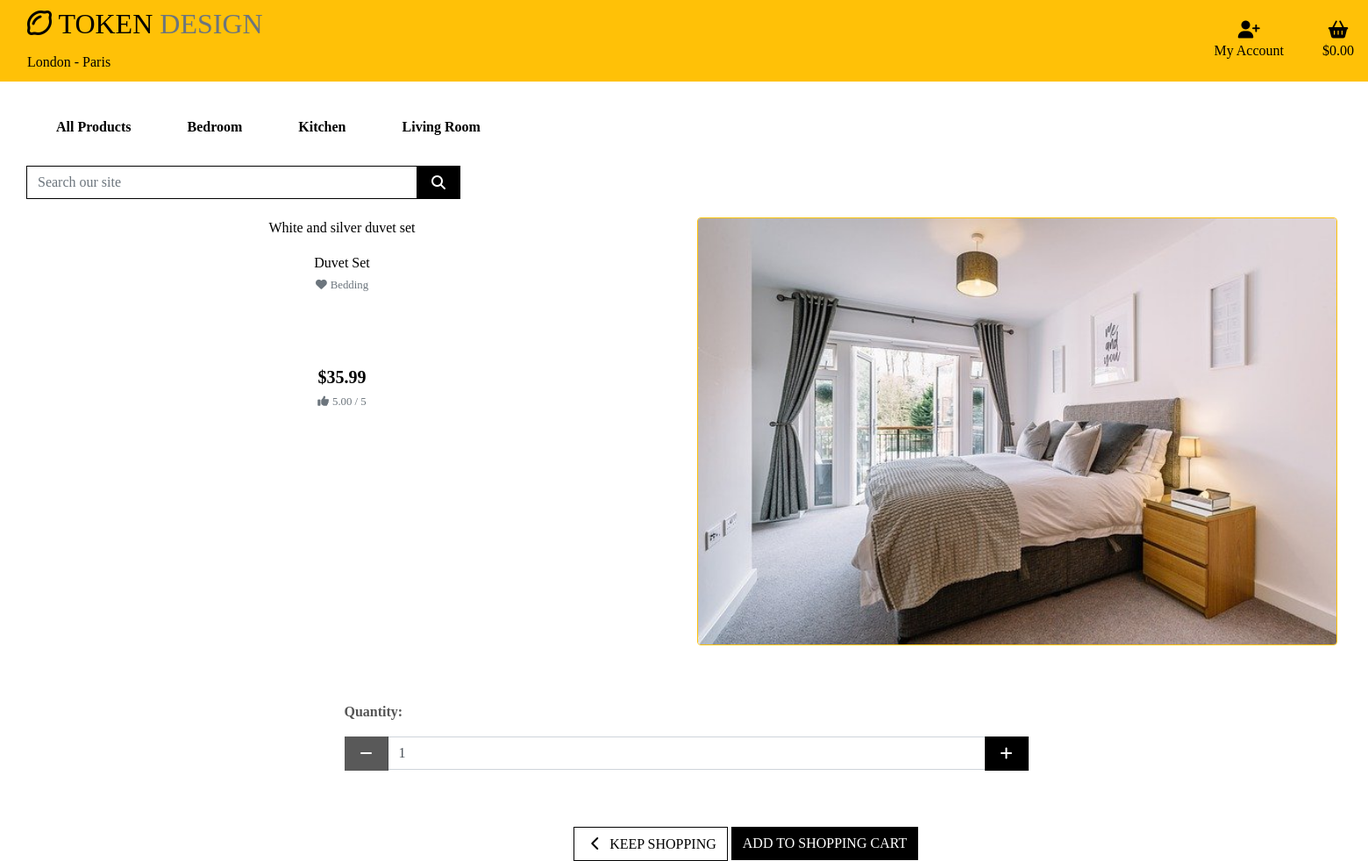
/products/11, run on the app's committed database.
### products/models.py (models this page shows, shortened)
class Product(models.Model):
    category = models.ForeignKey('Category', null=True, blank=True, on_delete=models.SET_NULL)
    sku = models.CharField(max_length=254, null=True, blank=True)
    name = models.CharField(max_length=254)
    description = models.TextField()
    price = models.DecimalField(max_digits=6, decimal_places=2)
    rating = models.DecimalField(max_digits=6, decimal_places=2, null=True, blank=True)
    image_url = models.URLField(max_length=1024, null=True, blank=True)
    image = models.ImageField(null=True, blank=True)

class Category(models.Model):
    class Meta:
        verbose_name_plural = 'Categories'
    name = models.CharField(max_length=254)
    friendly_name = models.CharField(max_length=254, null=True, blank=True)

### products/views.py (the view)
# urls.py: path('<product_id>', views.product_info, name='product_info')
def product_info(request, product_id):
    product = get_object_or_404(Product, pk=product_id)
    context = {
        'product': product,
    }
    return render(request, 'products/product_info.html', context)

### shopping_cart/contexts.py (called while the page is built, shortened)
def cart_contents(request):
    cart_items = []
    total = 0
    product_count = 0
    shopping_cart = request.session.get('shopping_cart', {})
    if total < settings.FREE_DELIVERY_POINT:
        delivery = total * Decimal(settings.STANDARD_DELIVERY_PERCENTAGE / 100)
        free_delivery_delta = settings.FREE_DELIVERY_POINT - total
    else:
        delivery = 0
        free_delivery_delta = 0
    grand_total = delivery + total
    context = {
        'cart_items': cart_items,
        'total': total,
        'product_count': product_count,
        'delivery': delivery,
        'free_delivery_delta': free_delivery_delta,
        'free_delivery_point': settings.FREE_DELIVERY_POINT,
        'grand_total': grand_total,
    }
    return context

### products/templates/products/product_info.html (shortened to what this page needs)
{% extends "base.html" %}
{% load static %}
{% block content %}
    <div class="cover"></div>
    <div class="container-fluid page-top">
        <div class="row">
            <div class="col-12 col-md-6 col-lg-6 col-xl-6">
                <div class="product-info mb-5 mt-md-5 text-black">
                     <p class="mt-3">{{ product.description }}</p>
                    <p class="mb-0">{{ product.name }}</p>
                    {% if product.category %}
                    <p class="small mt-1 mb-0">
                        <a class="text-muted" href="{% url 'products' %}?category={{ product.category.name }}">
                            <i class="fa fa-heart mr-1"></i>{{ product.category.friendly_name }}
                        </a>
                    </p>
                    {% endif %}
                    {% if product.rating %}
                   <div class="product-info"><p class="lead mb-0 font-weight-bold product-info">${{ product.price }}</p></div>
                        <small class="text-muted"><i class="fa fa-thumbs-up mr-1"></i>{{ product.rating }} / 5</small>
                    {% else %}
                        <small class="text-muted">No Rating</small>
                    {% endif %}
                </div>
            </div>
            <div class="col-12 col-md-6 col-lg-4 col-xl-6">
                <div class="image-for-info my-5">
                    {% if product.image %}
                        <a href="{{ product.image.url }}" target="_blank">
                            <img class="card-img-top img-fluid border border-warning rounded" src="{{ product.image.url }}" alt="{{ product.name }}">
                        </a>
                        {% else %}
                        <a href="">
                            <img class="card-img-top img-fluid" src="{{ MEDIA_URL }}noimage.png" alt="{{ product.name }}">
                        </a>
                    {% endif %}
                </div>
            </div>
            </div>
    </div>
    <form class="form" action="{% url 'add_to_cart' product.id %}" method="POST">
        <div class="form-row">
            <div class="col-12 offset-3">
                <p class="mt-3"><strong>Quantity:</strong></p>
                <div class="form-group w-50">
                    <div class="input-group">
                        <div class="input-group-prepend">
                            <button class="decrement-qty btn btn-black rounded-0"
                                data-item_id="{{ item.item_id }}" id="decrement-qty_{{ item.item_id }}">
                                <span class="icon">
                                    <i class="fas fa-minus"></i>
                                </span>
                            </button>
                        </div>
                        <input class="form-control qty_input" type="number" name="quantity" value="1" min="1" max="99" data-item_id="{{ item.item_id }}" id="id_qty_{{ item.item_id }}">
                        <div class="input-group-append">
                            <button class="increment-qty btn btn-black rounded-0"
                                data-item_id="{{ item.item_id }}" id="increment-qty_{{ item.item_id }}">
                                <span class="icon">
                                    <i class="fas fa-plus"></i>
                                </span>
                            </button>
                        </div>
                    </div>
                </div>
            </div>
            <div class="col-12 offset-5">
                <a href="{% url 'products' %}" class="btn btn-outline-black rounded-0 mt-5">
                    <span class="icon">
                        <i class="fas fa-chevron-left"></i>
                    </span>
                    <span class="text-uppercase">Keep Shopping</span>
                </a>
                <input type="submit" class="btn btn-black rounded-0 text-uppercase mt-5" value="Add to Shopping Cart">
            </div>
        </div>
    </form>
{% endblock %}

### static/css/base.css (style rules this page uses)
html { height: 100%; }
body { background: url('/media/homepage_pic.jpg') no-repeat center center fixed; background-size: cover; height: calc(100vh - 164px); color: #555; font-family: 'Bellota'; padding: 0; }
.icon { align-items: center; display: inline-flex; justify-content: center; height: 1.5rem; width: 1.5rem; }
.text-black { color: #000 !important; }
.cover { height: 100%; width: 100%; top: 0; left: 0; position: fixed; background: white; z-index: -1; }
.product-info { text-align: center; margin-top: 80px; }
.page-top { padding-top: 200px; }
.btn-black { background: black; color: white; }
.btn-outline-black { background: white; color: black !important; border: 1px solid black; }
.image-for-info { padding-right: 20px; }

### data on the page
Product: description "White and silver duvet set", name "Duvet Set", category.friendly_name "Bedding", price "35.99", rating "5.00", image (picture)
